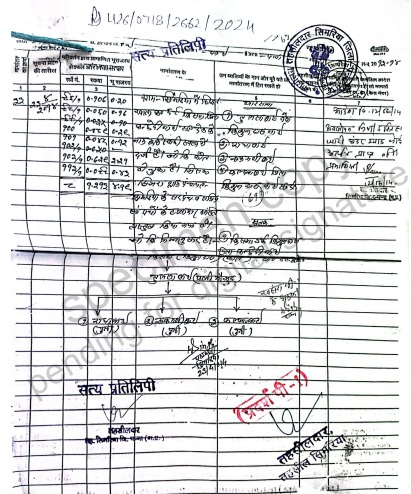
#> input picture handwrriten_images/WhatsApp Image 2026-09-07 at 8.00.18 PM (1).jpeg, 411 x 494 px
$ python -i preprocessor.py   (imports and definitions only)
#> lines starting #> are read from the running program, lines starting #| are printed output that depends on the picture; after the words box and inside, x2 and y2 are one past the last pixel; in counts of white or black regions, pixels touching at a corner belong together
import cv2
import numpy as np
import logging
from PIL import Image

logger = logging.getLogger("app.pipeline.preprocessor")

def deskew(image: np.ndarray) -> np.ndarray:
    """
    Detects skew angle and rotates the image to align horizontally.
    """
    try:
        # If image is RGB, convert to grayscale for angle detection
        if len(image.shape) == 3:
            gray = cv2.cvtColor(image, cv2.COLOR_BGR2GRAY)
        else:
            gray = image.copy()

        # Invert colors: text becomes white, background black
        thresh = cv2.threshold(gray, 0, 255, cv2.THRESH_BINARY_INV | cv2.THRESH_OTSU)[1]

        # Find coordinates of all foreground pixels
        coords = np.column_stack(np.where(thresh > 0))
        if coords.size == 0:
            return image

        # Determine minimum bounding box
        angle = cv2.minAreaRect(coords)[-1]

        # Determine correct angle
        if angle < -45:
            angle = -(90 + angle)
        elif angle > 45:
            angle = 90 - angle
        else:
            angle = -angle

        # If angle is very small, no rotation needed
        if abs(angle) < 0.5 or abs(angle) > 45:
            return image

        # Rotate image around center
        (h, w) = image.shape[:2]
        center = (w // 2, h // 2)
        M = cv2.getRotationMatrix2D(center, angle, 1.0)
        rotated = cv2.warpAffine(
            image,
            M,
            (w, h),
            flags=cv2.INTER_CUBIC,
            borderMode=cv2.BORDER_REPLICATE
        )
        return rotated
    except Exception as exc:
        logger.warning(f"Deskew failed, returning original image: {exc}")
        return image

def preprocess_image(image_input) -> np.ndarray:
    """
    Executes OpenCV image preprocessing pipeline:
    1. Convert to grayscale
    2. Denoise with fastNlMeans
    3. Adaptive thresholding / Otsu binarization
    4. Deskew correction
    5. Resolution scaling if resolution is low
    """
    # Convert input to numpy array if PIL Image or file path
    if isinstance(image_input, str):
        img = cv2.imread(image_input)
#> img is the input picture: shape (494, 411, 3); mean B, G, R 218.1, 217.2, 216.6
        if img is None:
            raise ValueError(f"Could not load image from path: {image_input}")
    elif isinstance(image_input, Image.Image):
        img = cv2.cvtColor(np.array(image_input), cv2.COLOR_RGB2BGR)
    elif isinstance(image_input, np.ndarray):
        img = image_input.copy()
    else:
        raise TypeError(f"Unsupported image input type: {type(image_input)}")

    # 1. Grayscale
    if len(img.shape) == 3:
        gray = cv2.cvtColor(img, cv2.COLOR_BGR2GRAY)
    else:
        gray = img

    # 2. Resize / upscale if low resolution (< 1200px width)
    h, w = gray.shape[:2]
#> h = 494; w = 411
    if w < 1200:
        scale = 1200 / float(w)
#> scale = 2.92
        gray = cv2.resize(gray, None, fx=scale, fy=scale, interpolation=cv2.INTER_CUBIC)
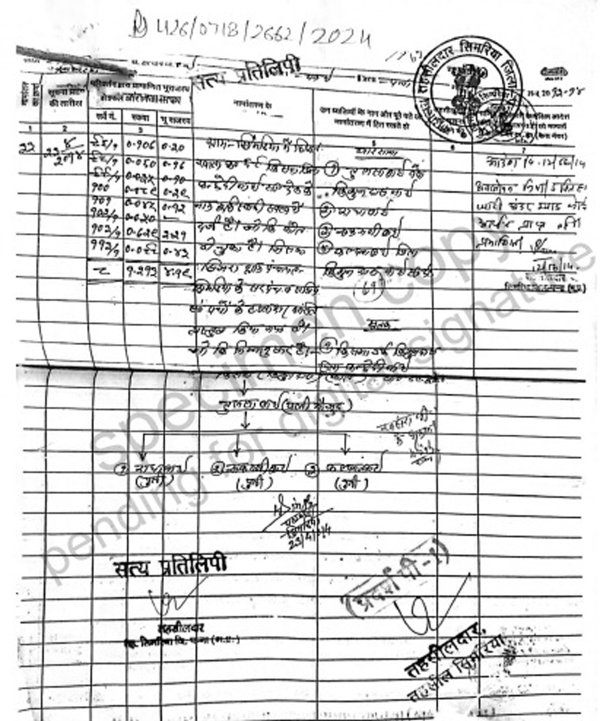
#> gray: shape (1442, 1200) (shown at 1/2 size); min 0, max 255, mean 216.5

    # 3. Denoise (fastNlMeans)
    try:
        denoised = cv2.fastNlMeansDenoising(gray, h=10)
    except Exception as exc:
        logger.warning(f"fastNlMeansDenoising failed: {exc}, using GaussianBlur")
        denoised = cv2.GaussianBlur(gray, (3, 3), 0)

    # 4. Adaptive Thresholding / Otsu binarization
    # Otsu threshold with slight Gaussian blur is effective for printed Hindi texts
    blurred = cv2.GaussianBlur(denoised, (3, 3), 0)
    binarized = cv2.threshold(blurred, 0, 255, cv2.THRESH_BINARY + cv2.THRESH_OTSU)[1]
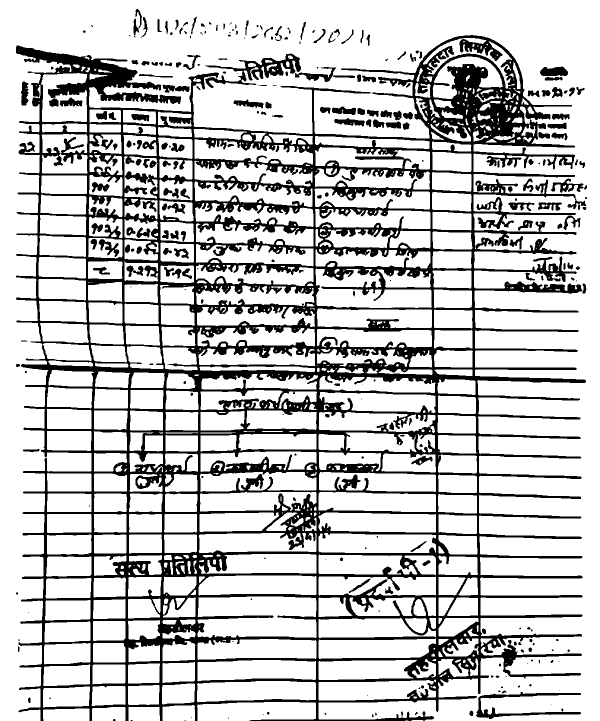
#> binarized: shape (1442, 1200) (shown at 1/2 size); 77.8% white; 280 black regions (88 under 20 px), largest, box (x1, y1, x2, y2) and area: (32, 70, 1173, 1442) 347787, (410, 107, 602, 176) 3787, (952, 1384, 1162, 1438) 2521

    # 5. Deskew
    deskewed = deskew(binarized)
#> in deskew, `coords = np.column_stack(np.where(thresh > 0))`: coords = 383360 pairs, first value 18 to 1441, second value 32 to 1173
#> in deskew, `angle = cv2.minAreaRect(coords)[-1]`: angle = -90
#> in deskew, `angle = -(90 + angle)`: angle = 0

    return deskewed

>>> result = preprocess_image('../../../handwrriten_images/WhatsApp Image 2026-09-07 at 8.00.18 PM (1).jpeg')

$ run again, on handwrriten_images/WhatsApp Image 2026-09-07 at 8.03.59 PM.jpeg
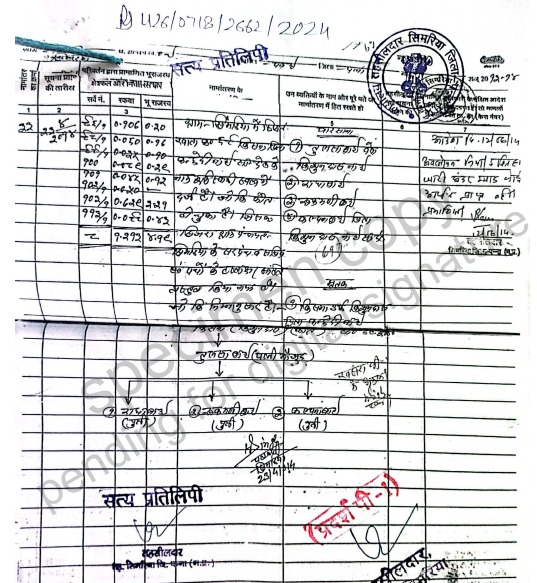
#> input picture handwrriten_images/WhatsApp Image 2026-09-07 at 8.03.59 PM.jpeg, 537 x 583 px
#> in preprocess_image, img is the input picture: shape (583, 537, 3); mean B, G, R 217.5, 216.6, 216
#> in preprocess_image, `gray = cv2.resize(gray, None, fx=scale, fy=scale, interpolation=cv2.IN..`:
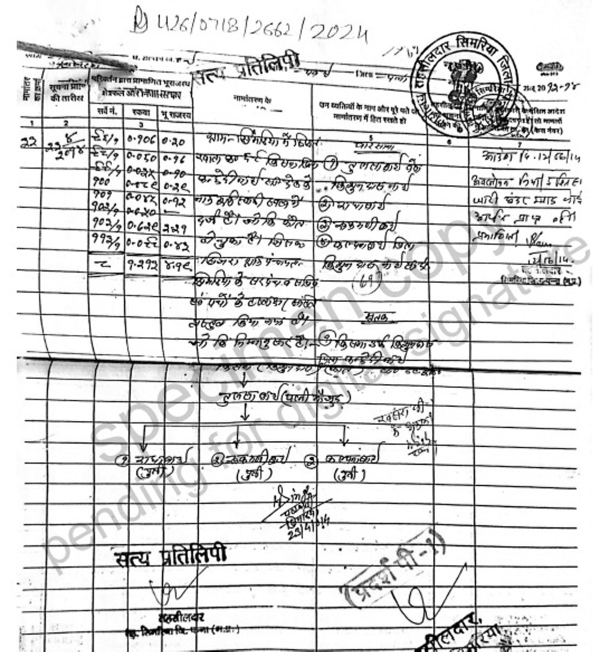
#> gray: shape (1303, 1200) (shown at 1/2 size); min 0, max 255, mean 216.1
#> in preprocess_image, `binarized = cv2.threshold(blurred, 0, 255, cv2.THRESH_BINARY + cv2.THR..`:
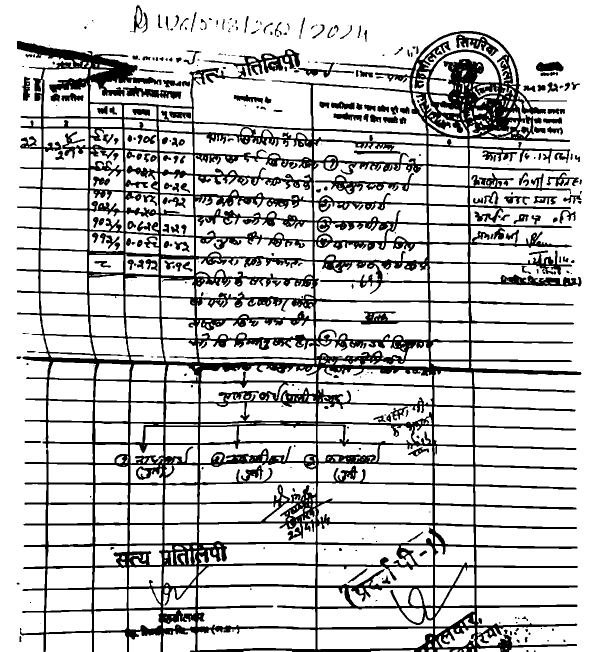
#> binarized: shape (1303, 1200) (shown at 1/2 size); 79.2% white; 326 black regions (106 under 20 px), largest, box (x1, y1, x2, y2) and area: (33, 62, 1163, 1303) 287694, (407, 98, 600, 166) 3535, (246, 172, 363, 199) 1460
#> coords = 324518 pairs, first value 10 to 1302, second value 33 to 1163
#> in deskew, `angle = cv2.minAreaRect(coords)[-1]`: angle = -90
#> in deskew, `angle = -(90 + angle)`: angle = 0
